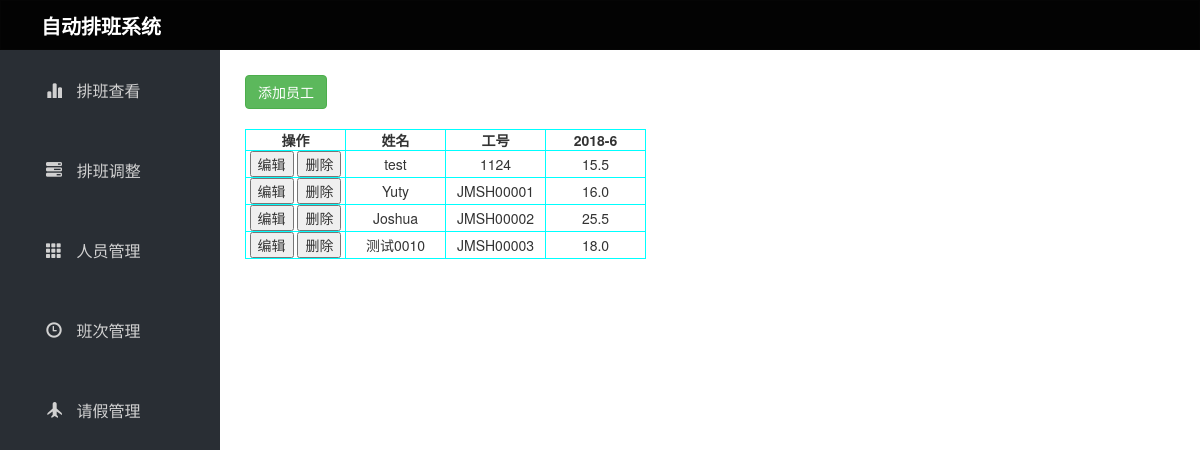
The page /staffs/ on the database its author committed.
### AutoShift/models.py (models this page shows)
class Employees(models.Model):
    uid = models.CharField(max_length=20, unique=True)
    name = models.CharField(max_length=20)

class Workhours(models.Model):
    employee = models.ForeignKey(to='Employees', to_field='uid', on_delete=models.CASCADE)
    month = models.IntegerField()
    workhours = models.FloatField(null=True)

### AutoShift/views.py (the view)
# urls.py: path('staffs/', views.Staff.as_view()),
class Staff(View):
    def get(self, request):
        month_list = []
        obj = models.Workhours.objects.all().values('month').distinct().order_by('month')
        for i in obj:
            month_list.append(i['month'])
        staff_list = models.Employees.objects.all().order_by('uid')
        workhour_list = []
        for s in staff_list:
            tmp_list = []
            for m in month_list:
                obj = models.Workhours.objects.filter(month=m, employee=s).first()
                if obj:
                    tmp_list.append(obj.workhours)
                else:
                    tmp_list.append('0')
            workhour_list.append({"staff": s,
                                  "hours": tmp_list})
        return render(request, 'staff.html', {"workhour_list": workhour_list, "month_list": month_list})

### templates/staff.html (shortened to what this page needs)
{% extends 'base.html' %}
{% block content %}
    <button class="btn btn-success" id="staff_add">添加员工</button>
    <div id="table-frame">
        <table id='table_stafflist'">
            <thead>
                <tr>
                    <th class="table_common" style="min-width: 80px;">操作</th>
                    <th class="table_common" style="min-width: 80px;">姓名</th>
                    <th class="table_common" style="min-width: 80px;">工号</th>
                    {% for item in month_list %}
                        <th class="table_common" style="min-width: 80px;">2018-{{ item }}</th>
                    {% endfor %}
                </tr>
            </thead>
            <tbody>
                {% for item in workhour_list %}
                <tr staff_id="{{ item.staff.id }}">
                    <td class="table_common" >
                        <form>
                            <input type="button" class='staff_edit' value="编辑">
                            <input type="button" class='staff_del' value="删除">
                        </form>
                    </td>
                    <td class="table_common ">{{ item.staff.name }}</td>
                    <td class="table_common ">{{ item.staff.uid }}</td>
                    {% for i in item.hours %}
                        <td class="table_common">{{ i }}</td>
                    {% endfor %}
                </tr>
                {% endfor %}
            </tbody>
        </table>
    </div>
{% endblock %}

### templates/base.html (style rules this page uses)
.table_common { height: 20px; line-height: 20px; border: 1px solid cyan; text-align: center; width: 100px; }

### templates/staff.html (style rules this page uses)
#table_stafflist { border: 1px solid cyan; position: absolute; float: left; overflow: scroll; }
#table-frame { width: 1200px; height: 800px; position: relative; margin: 10px; }
#staff_add { margin: 10px; }

### rows shown on the page
Employees: staff.name "test", staff.uid "1124"
Workhours: hours "15.5"
Employees: staff.name "Yuty", staff.uid "JMSH00001"
Workhours: hours "16.0"
Employees: staff.name "Joshua", staff.uid "JMSH00002"
Workhours: hours "25.5"
Employees: staff.name "测试0010", staff.uid "JMSH00003"
Workhours: hours "18.0"

### other values the page prints
{{ item }} "6"
